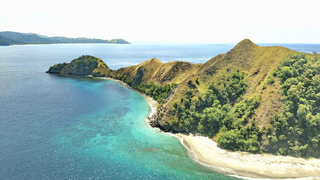
#> input picture F55121002_Tugas4_PCD/gambar.png, 320 x 180 px
$ python 'F55121002_ButterworthHighpassFilter&GaussianHighpassFilter.py'
#> lines starting #> are read from the running program, lines starting #| are printed output that depends on the picture
import cv2
import numpy as np
from matplotlib import pyplot as plt

# membaca gambar
img = cv2.imread('gambar.png',0)
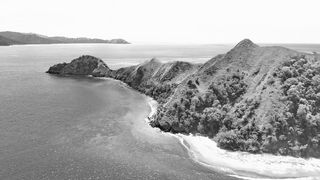
#> img: shape (180, 320); min 1, max 255, mean 171.3
rows, cols = img.shape
#> rows = 180; cols = 320

# membuat filter Butterworth Highpass
# membuat filter highpass Butterworth 2D dengan jari-jari 30 dan orde 2
butterworth_hp = np.zeros((rows, cols))
D = 30
n = 2
for i in range(rows):
    for j in range(cols):
        butterworth_hp[i, j] = 1 / (1 + (D / np.sqrt((i - rows/2)**2 + (j - cols/2)**2))**(2*n))
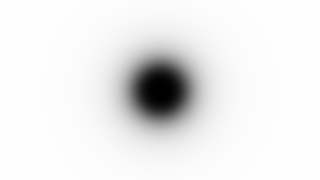
#> butterworth_hp: shape (180, 320) float64; min 0, max 0.999, mean 0.926

# terapkan filter
butterworth_hp_img = np.fft.fftshift(np.fft.fft2(img)) * butterworth_hp
butterworth_hp_img = np.real(np.fft.ifft2(np.fft.ifftshift(butterworth_hp_img)))
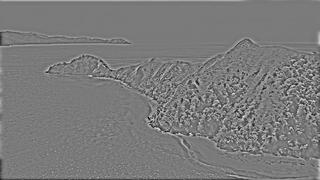
#> butterworth_hp_img: shape (180, 320) float64; min -103.4, max 111, mean 0; drawn with min black and max white

# membuat filter Gaussian Highpass
# membuat 2D filter Gaussian highpass  with standard dengan standar deviasi 5
gaussian_hp = np.zeros((rows, cols))
sigma = 5
for i in range(rows):
    for j in range(cols):
        gaussian_hp[i, j] = 1 - np.exp(-((i - rows/2)**2 + (j - cols/2)**2) / (2 * sigma**2))
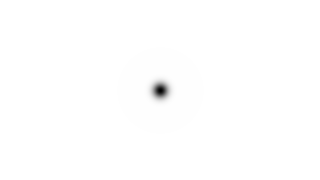
#> gaussian_hp: shape (180, 320) float64; min 0, max 1, mean 0.997

# terapkan filter
gaussian_hp_img = np.fft.fftshift(np.fft.fft2(img)) * gaussian_hp
gaussian_hp_img = np.real(np.fft.ifft2(np.fft.ifftshift(gaussian_hp_img)))
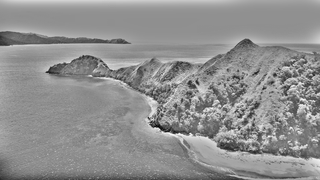
#> gaussian_hp_img: shape (180, 320) float64; min -140, max 108.1, mean 0; drawn with min black and max white

# tampilkan gambar
plt.subplot(2,2,1),plt.imshow(img, cmap = 'gray')
plt.title('Original Image'), plt.xticks([]), plt.yticks([])
plt.subplot(2,2,2),plt.imshow(butterworth_hp_img, cmap = 'gray')
plt.title('Butterworth Highpass Filter'), plt.xticks([]), plt.yticks([])
plt.subplot(2,2,3),plt.imshow(gaussian_hp_img, cmap = 'gray')
plt.title('Gaussian Highpass Filter'), plt.xticks([]), plt.yticks([])
plt.show()
